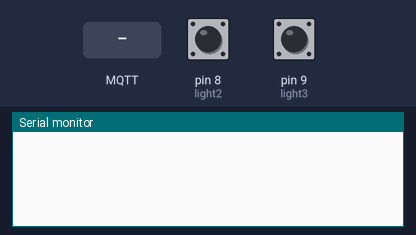
Recording of a sketch running on a simulated Arduino Uno, built with avr-gcc and run on an emulated ATmega328P. Shown: the last lines printed to the serial monitor. Inputs (shaded band) come from the test bench; at power-on: pin 8 (light2) HIGH, pin 9 (light3) HIGH. WiFi joins after 1.5 s; servers stay silent unless stated; no MQTT or app messages arrive unless stated.

Above: at 1.2 s.
1.3 s: MQTT message "authenticate/lt04" arrives on the first subscribed topic
At 4.0 s:
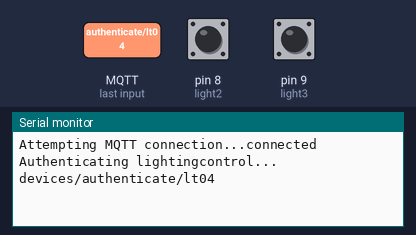
4.3 s: MQTT message "1" arrives on the first subscribed topic
At 5.5 s:
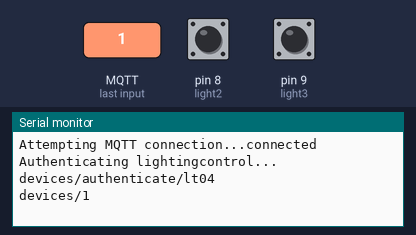
5.8 s: MQTT message "on" arrives on the first subscribed topic
At 6.8 s:
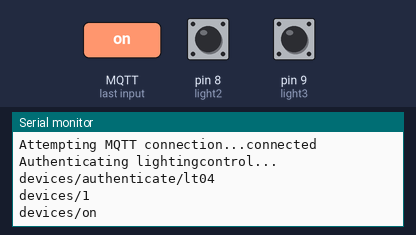
7.3 s: MQTT message "off" arrives on the first subscribed topic
At 8.2 s:
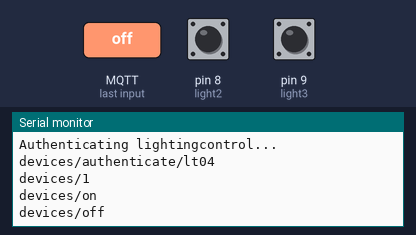

Measured:
- after the input at 1.3 s, the serial monitor: prints a new line after 1.8 s (image 1)
- after the input at 4.3 s, the serial monitor: prints a new line at once (image 2)
- after the input at 5.8 s, the serial monitor: prints a new line at once (image 3)
- after the input at 7.3 s, the serial monitor: prints a new line at once (image 4)

The sketch:

backuplt04.ino
```cpp
#include <SPI.h>
#include <Ethernet.h>
#include <PubSubClient.h>
#include <Timer.h>


#define sw1 11
#define sw2 10
//#define light4 6
#define light2 8
#define light3 9

Timer timer;
int authenticate_timer;

// Update these with values suitable for your network.
byte mac[]    = {  0x74,0x69,0x69,0x2D,0x30,0x31 };
IPAddress ip(192, 168, 10, 110);
IPAddress server(192, 168, 10, 100);

const char* device = "{\"deviceType\":\"LightingControl\",\"deviceCode\": \"lt04\",\"numberOfPorts\": 4, \"lights\": [{\"portId\": 1, \"dimmable\": true, \"typeOfLight\": \"Bulb\"},{\"portId\": 2, \"dimmable\":  false},{\"portId\": 3, \"dimmable\":  false}]}";
String device_id = "";


//khai bao mqtt
#define host "192.168.10.100"
#define mqtt_topic_pub "presence"
#define mqtt_topic_sub "presence"
#define mqtt_topic_lwt "lwt"
#define mqtt_user "alice"
#define mqtt_pwd "secret"
const uint16_t mqtt_port = 1883;
const uint16_t http_port = 3000;


boolean s2 = false,  s3 = false, s4 = false;
boolean s2_previous = false, s3_previous = false, s4_previous = false;

 int delayTime = 8000;
int light = 0;
int ledValue = 0;


//MQTT
// Callback function header
void callback(char* topic, byte* payload, unsigned int length);

EthernetClient ethClient;
PubSubClient client(server, 1883, callback, ethClient);

long lastMsg = 0;
char msg[50];
int value = 0;


//Authenticate
void authenticate(){
  Serial.println("Authenticating lightingcontrol...");
   client.publish("authenticate", device);
}


//mqtt callback function
void callback(char* topic, byte* payload, unsigned int length) {
  String rmsg = "";
//  Serial.print("Message arrived: [");
//  Serial.print(topic);
//  Serial.print("] ");
  for (int i = 0; i < length; i++) {
    //Serial.print((char)payload[i]);
    rmsg += (char)payload[i];
  }


  if((String)topic == "authenticate/lt04"){
    timer.stop(authenticate_timer);
    device_id = rmsg;
    String topic = "devices/" + device_id;
    client.subscribe(topic.c_str());
    Serial.println(topic.c_str());
  }  else {
    char light = rmsg.charAt(0);
    boolean *s, *s_previous;
    switch(light){
      case '1':
        Serial.println(rmsg);
        break;
      case '2':
        s = &s2;
        s_previous = &s2_previous;
        *s = (rmsg.charAt(1) - '0')==1;
        if(*s!=*s_previous) {
  //        *s_previous = *s;
          Serial.println(rmsg);
  //        delay(100);
        }
        break;
     case '3':
        s = &s3;
        s_previous = &s3_previous;
        *s = (rmsg.charAt(1) - '0')==1;
        if(*s!=*s_previous) {
  //        *s_previous = *s;
          Serial.println(rmsg);
  //        delay(100);
        }
        break;
//     case '4':
//        s = &s4;
//        s_previous = &s4_previous;
//        *s = (rmsg.charAt(1) - '0')==1;
//        if(*s!=*s_previous) {
//  //        *s_previous = *s;
//          Serial.println(rmsg);
//  //        delay(100);
//        }
//        break;
    }
  }
}

// Connect to mqtt broker
void checkMqttConnection() {
  // Loop until we're reconnected
  if (!client.connected()) {
    Serial.print("Attempting MQTT connection...");
    // Attempt to connect
    if (client.connect("lt04", "lwt", 0, false, "lt04")) {
      Serial.println("connected");
      //client.publish("connected", "hello");\
      delay(10);
      client.subscribe("authenticate/lt04");
      authenticate_timer = timer.every(5000, authenticate);
    } else {
      Serial.print("failed, rc=");
      Serial.print(client.state());
      Serial.println(" try again in 3 seconds");
    }
  }
}

void readButtons(){
  if(!digitalRead(sw1)){
    while(!digitalRead(sw1));
    Serial.println("00");
  }
  if(!digitalRead(sw2)){
    while(!digitalRead(sw2));
    Serial.println("01");
  }
}

void readStatusLight(int port){
  int light;
  boolean *stt, *stt_previous;
  switch(port){
    case 2:
        light = light2;
        stt  = &s2;
        stt_previous = &s2_previous;
        break;
     case 3:
        light = light3;
        stt  = &s3;
        stt_previous = &s3_previous;
        break;
//     case 4:
//        light = light4;
//        stt  = &s4;
//        stt_previous = &s4_previous;
//        break;
  }
   unsigned long t = millis();
    *stt = false;
    while((millis() - t)<10){
      if(!digitalRead(light)){
        *stt = true;
      }
    }

    if(*stt!=*stt_previous){
        *stt_previous = *stt;
        String topic = "devices/lighting-control/" + device_id + "/" + port;
        char msg[10];
        sprintf(msg, "%d",  *stt);
        //Serial.println(msg);
        client.publish(topic.c_str(), msg);
    }
}

void readLightsStatus(){
    readStatusLight(2);
    readStatusLight(3);
//    readStatusLight(4);
}

void sw1_Interrupt(){
  Serial.println("00");
}

void sw2_Interrupt(){
  Serial.println("01");
}

void setup() {
//    pinMode(sw1, INPUT);
//    pinMode(sw2, INPUT);
    pinMode(sw1, INPUT_PULLUP);
    attachInterrupt(digitalPinToInterrupt(sw1), sw1_Interrupt, FALLING);

    pinMode(sw2, INPUT_PULLUP);
    attachInterrupt(digitalPinToInterrupt(sw2), sw2_Interrupt, FALLING);


    pinMode(light2, INPUT_PULLUP);
    pinMode(light3, INPUT_PULLUP);

   Serial.begin(9600);
   delay(10);

  //Serial.begin(115200);
  //Serial.setDebugOutput(true);
  delay(10);


  Ethernet.begin(mac, ip);


  client.setServer(host, mqtt_port);
  client.setCallback(callback);
  timer.every(3000, checkMqttConnection);
}


void loop(){
  client.loop();
  timer.update();
//  readButtons();
  readLightsStatus();
}
```
